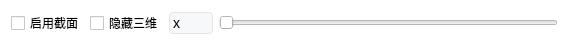
<?xml version="1.0" encoding="UTF-8"?>
<ui version="4.0">
 <class>CCControlPanel</class>
 <widget class="QWidget" name="CCControlPanel">
  <property name="geometry">
   <rect>
    <x>0</x>
    <y>0</y>
    <width>569</width>
    <height>42</height>
   </rect>
  </property>
  <property name="windowTitle">
   <string>Form</string>
  </property>
  <property name="styleSheet">
   <string notr="true">QWidget{
background-color: white;
}</string>
  </property>
  <layout class="QHBoxLayout" name="horizontalLayout">
   <item>
    <widget class="QCheckBox" name="cxb_enableCutter">
     <property name="text">
      <string>启用截面</string>
     </property>
    </widget>
   </item>
   <item>
    <widget class="QCheckBox" name="cxb_disable3D">
     <property name="text">
      <string>隐藏三维</string>
     </property>
    </widget>
   </item>
   <item>
    <widget class="QComboBox" name="cob_direction">
     <property name="styleSheet">
      <string notr="true">QComboBox{
  background-color:#F7F8FA;
  font-size:14px;
  padding: 1px 15px 1px 3px;
  border:1px solid rgba(228,228,228,1);
  border-radius:4px;
} 

QComboBox::drop-down {
  subcontrol-origin: padding;
  subcontrol-position: top right;
  width: 15px;
  border:none;
}

/* 下拉展开后，整个下拉窗体样式 */
QComboBox QAbstractItemView {
    outline: 1px solid #000000;/*选中项外边框*/
    border: 1px solid;/* 整个下拉窗体的边框 */
    color: #000000;
    background-color: #FFFFFF; /* 整个下拉窗体的背景色 */
    selection-color: #000000;/*下拉框选中项字体颜色*/
    selection-background-color: #F0F2F8;/* 下拉框选中项的背景色 */
}
</string>
     </property>
     <item>
      <property name="text">
       <string>x</string>
      </property>
     </item>
     <item>
      <property name="text">
       <string>y</string>
      </property>
     </item>
     <item>
      <property name="text">
       <string>z</string>
      </property>
     </item>
    </widget>
   </item>
   <item>
    <widget class="QSlider" name="frameSlider">
     <property name="orientation">
      <enum>Qt::Horizontal</enum>
     </property>
    </widget>
   </item>
  </layout>
 </widget>
 <resources/>
 <connections/>
</ui>
